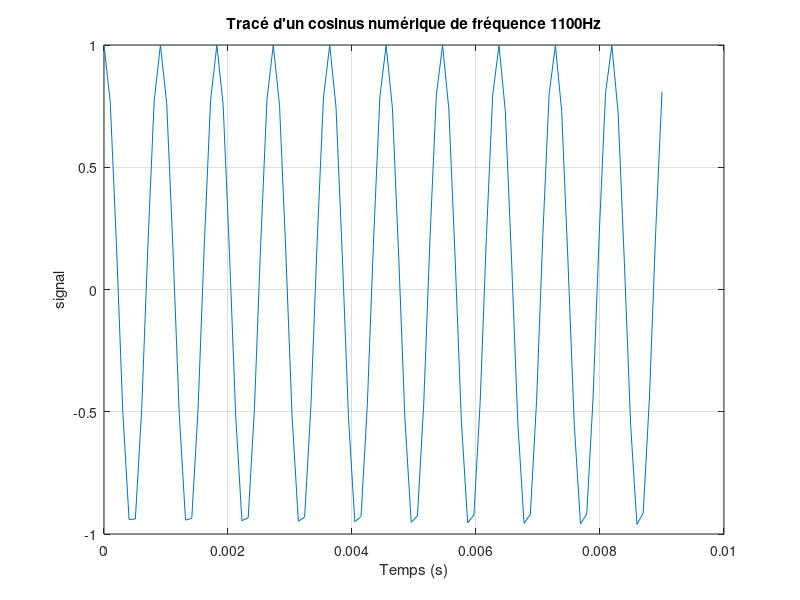
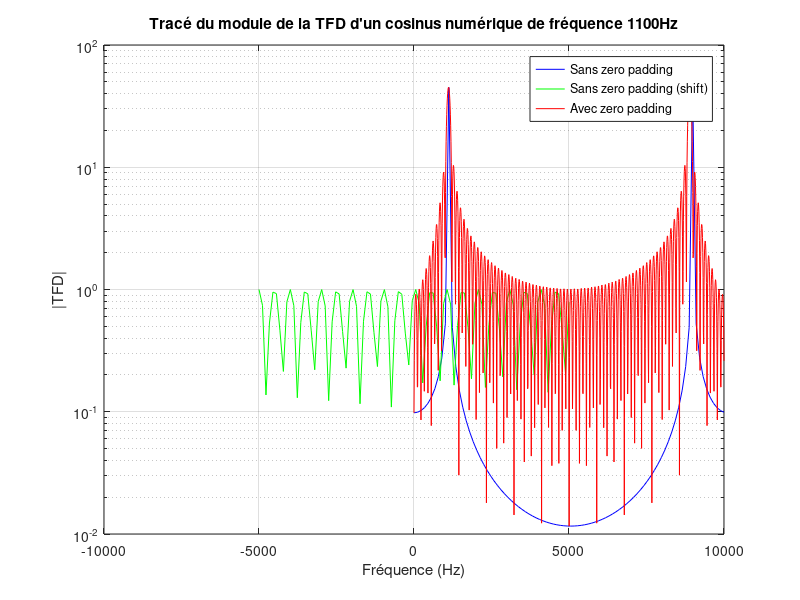

Write MATLAB code to recreate these figures, in order. (Note: this script raises an error after producing the figures.)
%%%%%%%%%%%%%%%%%%%%%%%%%%%%%%%%%%%%%%%%%%%%%%%%%%%%%%%%%%%%%%%%%%%%%%%%%%
%               TP1 de Traitement Numérique du Signal
%                   SCIENCES DU NUMERIQUE 1A
%                       Fevrier 2024 
%                        Laérian Bontinck
%%%%%%%%%%%%%%%%%%%%%%%%%%%%%%%%%%%%%%%%%%%%%%%%%%%%%%%%%%%%%%%%%%%%%%%%%%

clear all
close all

%%%%%%%%%%%%%%%%%%%%%%%%%%%%%%%%%%%%%%%%%%%%%%%%%%%%%%%%%%%%%%%%%%%%%%%%%%
%PARAMETRES GENERAUX
%%%%%%%%%%%%%%%%%%%%%%%%%%%%%%%%%%%%%%%%%%%%%%%%%%%%%%%%%%%%%%%%%%%%%%%%%%
A=1;        %amplitude du cosinus
f0=1100;       %fréquence du cosinus en Hz
T0="à completer";       %période du cosinus en secondes
N=90;        %nombre d'échantillons souhaités pour le cosinus
Te=1/10000;       %période d'échantillonnage en secondes
Fe=1/Te;       %fréquence d'échantillonnage en Hz
SNR="à completer";      %SNR souhaité en dB pour le cosinus bruité


%%%%%%%%%%%%%%%%%%%%%%%%%%%%%%%%%%%%%%%%%%%%%%%%%%%%%%%%%%%%%%%%%%%%%%%%%%
%GENERATION DU COSINUS NUMERIQUE
%%%%%%%%%%%%%%%%%%%%%%%%%%%%%%%%%%%%%%%%%%%%%%%%%%%%%%%%%%%%%%%%%%%%%%%%%%
%Définition de l'échelle temporelle
temps=linspace(0,N*Te, N);
%Génération de N échantillons de cosinus à la fréquence f0
x=A*cos(2*pi*f0*temps);

%%%%%%%%%%%%%%%%%%%%%%%%%%%%%%%%%%%%%%%%%%%%%%%%%%%%%%%%%%%%%%%%%%%%%%%%%%
%TRACE DU COSINUS NUMERIQUE
%%%%%%%%%%%%%%%%%%%%%%%%%%%%%%%%%%%%%%%%%%%%%%%%%%%%%%%%%%%%%%%%%%%%%%%%%%
%Sans se préoccuper de l'échelle temporelle
% figure
% plot(x)

%Tracé avec une échelle temporelle en secondes
%des labels sur les axes et un titre (utilisation de xlabel, ylabel et
%title)
figure
plot(temps,x);
grid
xlabel('Temps (s)')
ylabel('signal')
title(['Tracé d''un cosinus numérique de fréquence ' num2str(f0) 'Hz']);

% Avec une fréquence de cosinus f0 = 1100Hz et une fréquence
% d'échantillonage fe = 1000 Hz, on ne retrouve pas f0 dans le
% signal final.
% C'est parce que le critère d'échantillonage "fe > 2*f0" n'est
% pas vérifié. On a donc des données beaucoup trop peu détaillée
% pour retrouver la fréquence de base du signal.

%%%%%%%%%%%%%%%%%%%%%%%%%%%%%%%%%%%%%%%%%%%%%%%%%%%%%%%%%%%%%%%%%%%%%%%%%%
%CALCUL DE LA TRANSFORMEE DE FOURIER NUMERIQUE (TFD) DU COSINUS NUMERIQUE
%%%%%%%%%%%%%%%%%%%%%%%%%%%%%%%%%%%%%%%%%%%%%%%%%%%%%%%%%%%%%%%%%%%%%%%%%%
%Sans zero padding 
X=fft(x);
X_s=fftshift(x);
%Avec zero padding (ZP : paramétre de zero padding à définir)
L = 1024; % Taille du padding
X_ZP = fft(x,L);

%%%%%%%%%%%%%%%%%%%%%%%%%%%%%%%%%%%%%%%%%%%%%%%%%%%%%%%%%%%%%%%%%%%%%%%%%%
%TRACE DU MODULE DE LA TFD DU COSINUS NUMERIQUE EN ECHELLE LOG
%SANS PUIS AVEC ZERO PADDING
%%%%%%%%%%%%%%%%%%%%%%%%%%%%%%%%%%%%%%%%%%%%%%%%%%%%%%%%%%%%%%%%%%%%%%%%%%

%Avec une échelle fréquentielle en Hz
%des labels sur les axes et des titres
%Tracés en utilisant plusieurs zones de la figure (utilisation de subplot) 
% figure('name',['Tracé du module de la TFD d''un cosinus numérique de fréquence ' num2str(f0) 'Hz'])

% subplot(2,1,1)
% echelle_frequentielle=linspace(0,1/Te, length(X));
% semilogy(echelle_frequentielle, abs(X));
% grid
% title('Sans zero padding')
% xlabel('Fréquence (Hz)')
% ylabel('|TFD|')

% subplot(2,1,2)
% echelle_frequentielle_zp=linspace(0,1/Te, length(X_ZP));
% semilogy(echelle_frequentielle_zp, abs(X_ZP));
% grid
% title('Avec zero padding')
% xlabel('Fréquence (Hz)')
% ylabel('|TFD|')

%Avec une échelle fréquentielle en Hz
%des labels sur les axes et des titres
%Tracés superposés sur une méme figure 
% (utilisation de hold, de couleurs différentes et de legend)
% !! UTILISER ICI fftshift POUR LE TRACE !!
figure
echelle_frequentielle=linspace(0,1/Te, length(X));
semilogy(echelle_frequentielle, abs(X),'b');    %Tracé en bleu : 'b'
hold on
echelle_frequentielle=linspace(-Fe/2,Fe/2, length(X_s));
semilogy(echelle_frequentielle, abs(X_s),'g');    %Tracé en vert : 'g'
echelle_frequentielle=linspace(0,1/Te, L);
semilogy(echelle_frequentielle, abs(X_ZP),'r'); %Tracé en rouge : 'r'
grid
legend('Sans zero padding','Sans zero padding (shift)','Avec zero padding')
xlabel('Fréquence (Hz)')
ylabel('|TFD|')
title(['Tracé du module de la TFD d''un cosinus numérique de fréquence ' num2str(f0) 'Hz'])

%%%%%%%%%%%%%%%%%%%%%%%%%%%%%%%%%%%%%%%%%%%%%%%%%%%%%%%%%%%%%%%%%%%%%%%%%%
%CALCUL DE LA TFD DU COSINUS NUMERIQUE AVEC FENETRAGE
%%%%%%%%%%%%%%%%%%%%%%%%%%%%%%%%%%%%%%%%%%%%%%%%%%%%%%%%%%%%%%%%%%%%%%%%%%
%Application de la fenétre de pondération de Hamming
x_fenetre_hamming=x.*hamming(length(x)).';
%Calcul de la TFD pondérée, avec zeros padding
X_ZP_hamming=fft("à completer");
%Application de la fenétre de pondération de Blackman
x_fenetre_blackman="à completer";
%Calcul de la TFD pondérée, avec zeros padding
X_ZP_blackman=fft("à completer");

%%%%%%%%%%%%%%%%%%%%%%%%%%%%%%%%%%%%%%%%%%%%%%%%%%%%%%%%%%%%%%%%%%%%%%%%%%
%TRACE DU MODULE DE LA TFD DU COSINUS NUMERIQUE AVEC FENETRAGE EN ECHELLE LOG
%POUR DIFFERENTES FENETRES
%%%%%%%%%%%%%%%%%%%%%%%%%%%%%%%%%%%%%%%%%%%%%%%%%%%%%%%%%%%%%%%%%%%%%%%%%%
% "à réaliser : tracés superposés sur la méme figure de la TFD non fenétrée, 
% de la TFD avec fenétrage de Hamming, de la TFD avec fenétrage de Blackman
% Le tout avec une échelle fréquentielle en Hz, un titre, des labels sur les axes, 
% une légende et en utilisant fftshift"

%%%%%%%%%%%%%%%%%%%%%%%%%%%%%%%%%%%%%%%%%%%%%%%%%%%%%%%%%%%%%%%%%%%%%%%%%%
%CALCUL DE LA DENSITE SPECTRALE DE PUISSANCE (DSP) DU COSINUS NUMERIQUE
%%%%%%%%%%%%%%%%%%%%%%%%%%%%%%%%%%%%%%%%%%%%%%%%%%%%%%%%%%%%%%%%%%%%%%%%%%

%Estimation par périodogramme
Sx_periodogramme="à completer";

%Estimation par périodogramme de Welch
Sx_Welch=pwelch(x, [],[],[],Fe,'twosided');

%%%%%%%%%%%%%%%%%%%%%%%%%%%%%%%%%%%%%%%%%%%%%%%%%%%%%%%%%%%%%%%%%%%%%%%%%%
%TRACE DE LA DENSITE SPECTRALE DE PUISSANCE (DSP) DU COSINUS NUMERIQUE
%%%%%%%%%%%%%%%%%%%%%%%%%%%%%%%%%%%%%%%%%%%%%%%%%%%%%%%%%%%%%%%%%%%%%%%%%%

%Tracés superposés sur une méme figure en utilisant fftshift
%Avec une échelle fréquentielle en Hz
%des labels sur les axes, un titre, une légende
figure
echelle_frequentielle="à completer";
semilogy("à completer",'b')
hold on
echelle_frequentielle="a completer";
semilogy("à completer",'r')
legend('Periodogramme','Periodogramme de Welch')
xlabel('Fréquences (Hz)')
ylabel('DSP')
title('Tracés de la DSP d''un cosinus numérique de fréquence 1100 Hz');

%%%%%%%%%%%%%%%%%%%%%%%%%%%%%%%%%%%%%%%%%%%%%%%%%%%%%%%%%%%%%%%%%%%%%%%%%%
%CALCUL ET TRACE DE LA FONCTION D'AUTOCORRELATION DU COSINUS BRUITE AVEC LE
%BON SNR
%%%%%%%%%%%%%%%%%%%%%%%%%%%%%%%%%%%%%%%%%%%%%%%%%%%%%%%%%%%%%%%%%%%%%%%%%%       

%Calcul de la puissance du signal
P_signal=mean(abs(x).^2);
%Calcul de la puissance du bruit pour obtenir le SNR souhaité
P_bruit="à completer";

%Génération du bruit gaussien à la puissance Pb
bruit=sqrt(P_bruit)*randn(1,length(x));
%Ajout du bruit sur le signal
x_bruite=x+bruit;

%Calcul de la fonction d'autocorrélation du signal bruite
%attention pas le 1/N quand on utilise xcorr => à rajouter
Rx=(1/length(x_bruite))*xcorr(x_bruite); 

%Tracé du signal bruité avec une échelle temporelle en secondes
figure
plot("à completer")
grid
xlabel('Temps (s)')
ylabel('Signal')
title('Tracé du cosinus bruité');

%Tracé de la fonction d'autocorrélation du signal bruite avec une échelle 
%temporelle en secondes
figure
echelle_tau="à completer";
plot("à completer")
grid
xlabel('\tau (s)')
ylabel('R_x(\tau)')
title('Tracé de la fonction d''autocorrélation du cosinus bruité');

